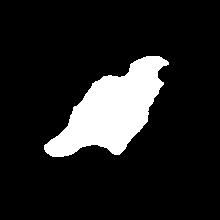
#> input picture auto_selected_masks/002.tif, 220 x 220 px, found by its file name
$ jupyter execute --allow-errors 2_segmentation.ipynb
#> lines starting #> are read from the running program, lines starting #| are printed output that depends on the picture; after the words box and inside, x2 and y2 are one past the last pixel; in counts of white or black regions, pixels touching at a corner belong together
### commons.py
import numpy as np
import statistics
import tifffile
from scipy import ndimage as ndi
from skimage.color import rgb2gray
from skimage import (filters,
                     measure,
                     exposure,
                     morphology)
from tqdm import tqdm
from glob import glob

from matplotlib import pyplot as plt
from mpl_toolkits.axes_grid1 import ImageGrid

def plot(arr_images=[], grid=(1, 1), cmap="inferno"):

    fig = plt.figure(figsize=(20, 10))

    grid = ImageGrid(fig, 111,
                   nrows_ncols=grid,
                   axes_pad=0.1)

    for ax, img in zip(grid, arr_images):
        ax.imshow(img, cmap)
        ax.axis('off')

    plt.show()

def binarize_image(arr):
    return arr > filters.threshold_triangle(arr)

def rescale_arr(arr, scale=255):
    return (arr * scale).astype('uint8')

# [61 lines left out: functions load_paths_images_sorted, load_images_from_paths, not called in this run]


def auto_invert_image_mask(arr):

    """
    Calcula os pixels da imagem e inverte os pixels da imagem caso os pixels True > False
    Isso é uma forma de garatir que as mascaras tenham sempre o fundo preto = 0 e o ROI = 1
    """

    img = arr.copy()

    if statistics.mode(img.flatten()):
        img = np.invert(img)

    return img

def find_bighest_cluster_area(clusters):
    regions = measure.regionprops(clusters)

    all_areas = map(lambda item: item.area, regions)

    return max(all_areas)

def find_bighest_cluster(img):

    clusters = auto_invert_image_mask(img)

    clusters = measure.label(clusters, background=0)

    cluster_size = find_bighest_cluster_area(clusters)

    return morphology.remove_small_objects(clusters,
                                         min_size=(cluster_size - 1),
                                         connectivity=8)


def check_colision_border(mask):

    x, *_ = mask.shape

    left = mask[:1, ].flatten()
    right = mask[x - 1: x, ].flatten()
    top = mask[:, : 1].flatten()
    bottom = mask[:, x - 1: x].flatten()

    borders_flatten = [left, right, top, bottom]

    if np.concatenate(borders_flatten).sum():
        return True

    return False


# [54 lines left out: functions rule_of_three_percent_pixels, crop_image_box, find_center_mask, find_roi, not called in this run]

def smoothing_mask_edges(mask):
    return binarize_image(filters.gaussian(mask, sigma=0.5))

# [13 lines left out: function fill_smoothing_mask_edges, not called in this run]

### 2_segmentation.ipynb
[cell 1]
import os
import cv2
import tifffile
import statistics
import numpy as np

from tqdm import tqdm
from glob import glob
from skimage.io import imsave, imread
from skimage import (
    measure,
    morphology,
    filters,
    exposure,
    feature,
    img_as_uint,
    img_as_ubyte,
)

from commons import (rescale_arr,
                     check_colision_border,
                     smoothing_mask_edges,
                     find_bighest_cluster,
                     binarize_image,
                     auto_invert_image_mask,
                     fill_smoothing_mask_edges,
                     plot)

[cell 2]
import warnings

warnings.filterwarnings('ignore')

[cell 3]
def adaptive_threshold(image):
    def apply_thresh(image, block_size=1, thresh_type=199):
        return cv2.adaptiveThreshold(image,
                                     255,
                                     cv2.ADAPTIVE_THRESH_MEAN_C,
                                     cv2.THRESH_BINARY_INV,
                                     thresh_type,
                                     block_size).astype(bool)
    mask = apply_thresh(image)
    mask = auto_invert_image_mask(mask)

    if check_colision_border(mask):
        for block in range(1, 9):

            mask = apply_thresh(image, block)
            mask = find_bighest_cluster(mask)

            if not check_colision_border(mask): break

    mask = auto_invert_image_mask(mask)

    return fill_smoothing_mask_edges(mask)

[cell 4]
def apply_segment_sobel_canny(img):

    """
        Eu dou preferência para o sobel, caso ele não tank eu vou de canny, até dá certo xD
    """
    image_eq = exposure.equalize_hist(img)

    sobel_mask = filters.sobel(image_eq)
    sobel_mask = fill_smoothing_mask_edges(sobel_mask)

    if not check_colision_border(sobel_mask):
        return sobel_mask

    for sigma in range(0, 9):

        canny_mask = feature.canny(image_eq, sigma=sigma)
        canny_mask = fill_smoothing_mask_edges(canny_mask)

        if not check_colision_border(canny_mask):
            break

    return canny_mask

[cell 5]
def smoothing_mask_edges(mask):
    return binarize_image(filters.gaussian(mask, sigma=0.5))

def fill_smoothing_mask_edges(mask):

    from scipy import ndimage as ndi

    mask = binarize_image(mask)

    mask = morphology.closing(mask, morphology.disk(2))

    mask = ndi.binary_fill_holes(mask)

    mask = filters.gaussian(mask, sigma=0.1)

    return find_bighest_cluster(mask)

## Exemplo dos segmenters

[cell 6]
image = imread('it_has_to_work/segmentadas/images/002.tif')
#> image: shape (220, 220); 13% white; 1 white region, box (x1, y1, x2, y2) and area: (44, 56, 169, 157) 6272

mask_sobel_canny = apply_segment_sobel_canny(image)
#> in apply_segment_sobel_canny, `sobel_mask = filters.sobel(image_eq)`:
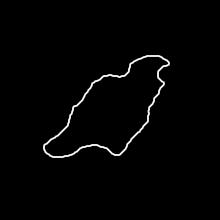
#> sobel_mask: shape (220, 220) float64; min 0, max 0.102, mean 0.00146; drawn with min black and max white
#> in binarize_image, `return arr > filters.threshold_triangle(arr)`:
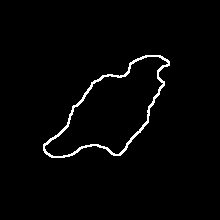
#> returned value: shape (220, 220) bool; 2% white in thin lines or dots, all inside (x1, y1, x2, y2) = (43, 55, 170, 158)
#> in fill_smoothing_mask_edges, `mask = ndi.binary_fill_holes(mask)`:
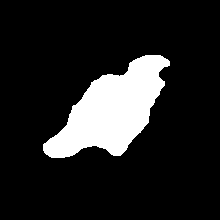
#> mask: shape (220, 220) bool; 14% white; 1 white region, box (x1, y1, x2, y2) and area: (43, 55, 170, 158) 6765
#> in find_bighest_cluster, `clusters = measure.label(clusters, background=0)`: clusters: shape (220, 220) int64; values 0 (black) and 1 (white), 14% white; 1 white region
#> in find_bighest_cluster_area, `regions = measure.regionprops(clusters)`: regions = 1 regions; box (x1, y1, x2, y2) and area: (43, 55, 170, 158) 6765
#> in find_bighest_cluster, `cluster_size = find_bighest_cluster_area(clusters)`: cluster_size = 6765
#> in check_colision_border, `left = mask[:1, ].flatten()`: left = 220 values from 0 to 0
plot([image, mask_sobel_canny, (image * mask_sobel_canny)], (1, 3))
#> the loop in plot, `for ax, img in zip(grid, arr_images):` made 3 passes
#> in plot, `plt.show()`:
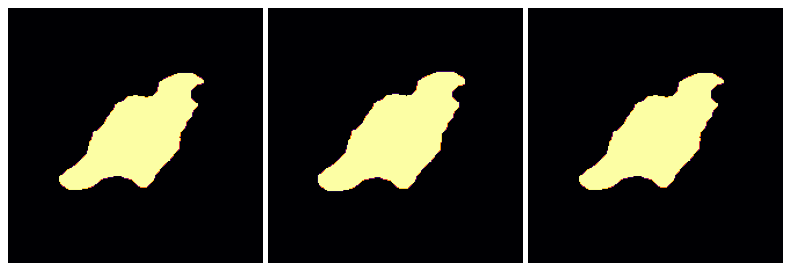
#> figure drawn by matplotlib, 3 panels

[cell 7]
mask_adpt_thresh = adaptive_threshold(image)
#> in find_bighest_cluster (call 2), `clusters = measure.label(clusters, background=0)`: clusters: shape (220, 220) int64; values 0 (black) and 1 (white), 13% white; 1 white region
#> in find_bighest_cluster_area (call 2), `regions = measure.regionprops(clusters)`: regions = 1 regions; box (x1, y1, x2, y2) and area: (44, 56, 169, 157) 6272
plot([image, (image * mask_adpt_thresh)], (1, 2))
#> call 2 of plot, with grid = (1, 2), cmap = 'inferno'
#> the loop in plot (call 2), `for ax, img in zip(grid, arr_images):` made 2 passes
#> in plot (call 2), `plt.show()`:
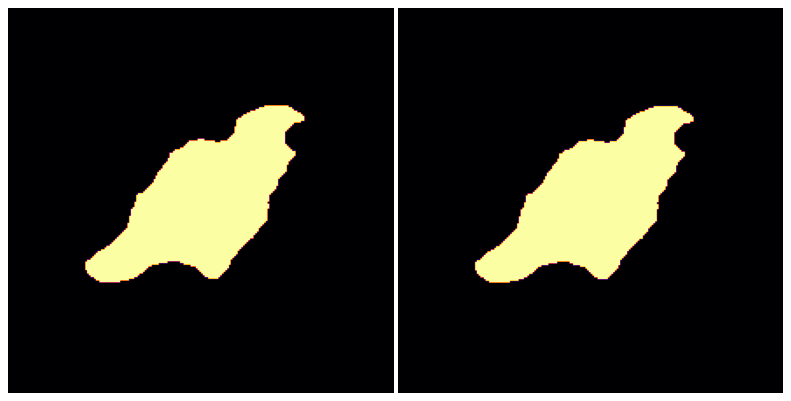
#> figure drawn by matplotlib, 2 panels

## Rodando na base completa

[cell 8]
def run_segmenter(function_run, from_images, destiny_images):

    try:
        os.makedirs(destiny_images)
    except Exception:
        pass

    for path in tqdm(glob(f'{from_images}/*')):

        image_name = path.split('/')[2]

        try:
            os.makedirs(f'{destiny_images}/{image_name}')
        except Exception as e:
            pass

        for path_frames in glob(path + '/*'):

            image_frame_name,_ = path_frames.split('/')[3].split('.')

            try:

                frame = imread(path_frames)

                mask = function_run(frame).astype(bool)

                imsave(f'{destiny_images}/{image_name}/{image_frame_name}.tif', img_as_ubyte(mask))

            except Exception as e:
                continue

#> (a cell that did not finish here is left out)


#> (a cell that did not finish here is left out)

$ run again, with auto_selected_masks/003.tif copied over auto_selected_masks/002.tif
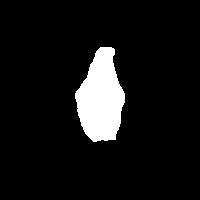
#> input picture auto_selected_masks/003.tif, 200 x 200 px, found by its file name
#> image: shape (200, 200); 8.1% white; 1 white region, box (x1, y1, x2, y2) and area: (75, 47, 125, 142) 3238
#> clusters: shape (200, 200) int64; values 0 (black) and 1 (white), 8.8% white; 1 white region
#> regions = 1 regions; box (x1, y1, x2, y2) and area: (74, 46, 126, 143) 3539
#> cluster_size = 3539
#> left = 200 values from 0 to 0
#> the loop in plot, `for ax, img in zip(grid, arr_images):` made 3 passes
#> in plot, `plt.show()`:
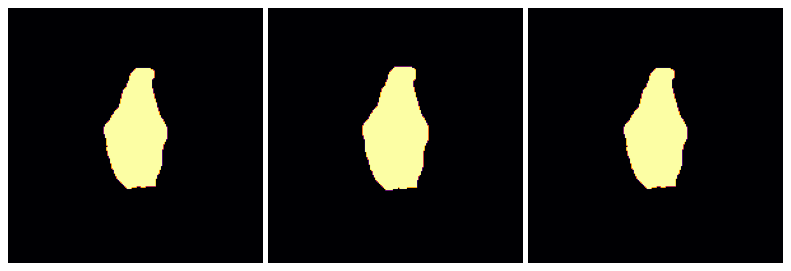
#> figure drawn by matplotlib, 3 panels
#> clusters: shape (200, 200) int64; values 0 (black) and 1 (white), 8.1% white; 1 white region
#> regions = 1 regions; box (x1, y1, x2, y2) and area: (75, 47, 125, 142) 3238
#> the loop in plot (call 2), `for ax, img in zip(grid, arr_images):` made 2 passes
#> in plot (call 2), `plt.show()`:
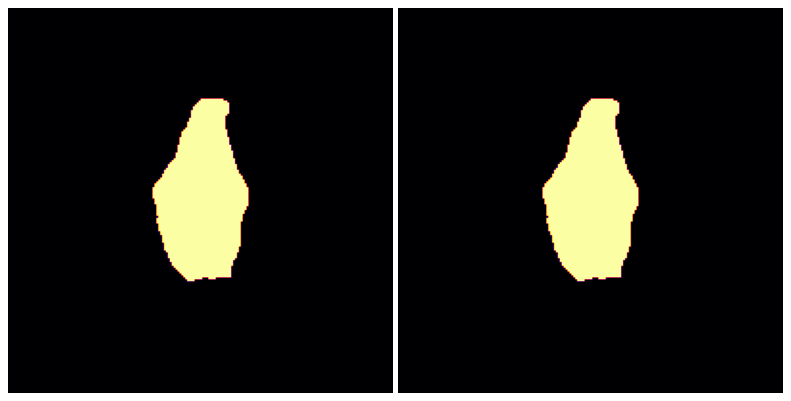
#> figure drawn by matplotlib, 2 panels

$ run again, with auto_selected_masks/005.tif copied over auto_selected_masks/002.tif
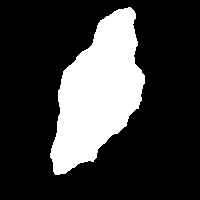
#> input picture auto_selected_masks/005.tif, 200 x 200 px, found by its file name
#> image: shape (200, 200); 23.3% white; 1 white region, box (x1, y1, x2, y2) and area: (50, 7, 145, 175) 9337
#> clusters: shape (200, 200) int64; values 0 (black) and 1 (white), 24.7% white; 1 white region
#> regions = 1 regions; box (x1, y1, x2, y2) and area: (49, 6, 146, 176) 9888
#> cluster_size = 9888
#> left = 200 values from 0 to 0
#> the loop in plot, `for ax, img in zip(grid, arr_images):` made 3 passes
#> in plot, `plt.show()`:
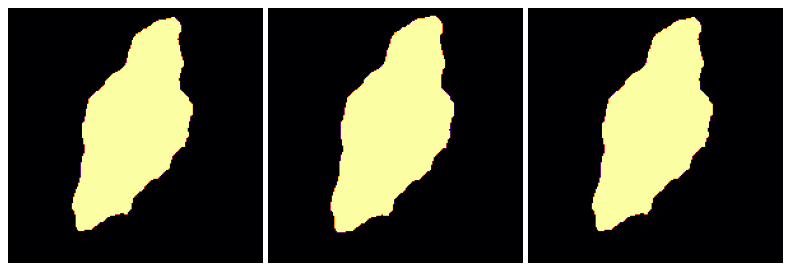
#> figure drawn by matplotlib, 3 panels
#> clusters: shape (200, 200) int64; values 0 (black) and 1 (white), 23.3% white; 1 white region
#> regions = 1 regions; box (x1, y1, x2, y2) and area: (50, 7, 145, 175) 9337
#> the loop in plot (call 2), `for ax, img in zip(grid, arr_images):` made 2 passes
#> in plot (call 2), `plt.show()`:
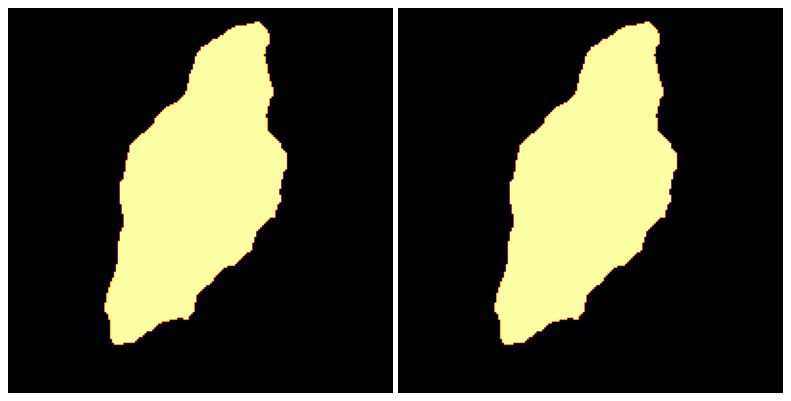
#> figure drawn by matplotlib, 2 panels
